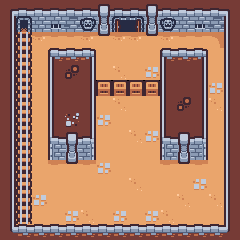

Rendered tile map (Tiled .tmx) drawn with the repository's tilesets; below, a short description and the full map source, tile grids included:
An orthogonal 15x15 tile map with 16x16 px tiles, 2 tile layers (Camada de Blocos 1, Camada de Blocos 2).

<map version="1.10" tiledversion="1.11.2" orientation="orthogonal" renderorder="right-down" width="15" height="15" tilewidth="16" tileheight="16" infinite="0" nextlayerid="3" nextobjectid="1">
 <editorsettings>
  <export target="../maps/first_floor.csv" format="csv" />
 </editorsettings>
 <tileset firstgid="1" source="tiles.tsx" />
 <layer id="1" name="Camada de Blocos 1" width="15" height="15">
  <data encoding="csv">
2,3,3,3,3,3,7,3,3,7,3,3,3,3,4,
14,10,41,29,15,20,19,23,24,19,20,41,29,15,16,
14,49,52,51,51,52,31,52,52,31,52,51,51,53,16,
14,49,49,5,27,6,49,49,49,49,5,27,6,49,16,
14,49,49,16,13,14,49,50,49,43,16,1,14,49,16,
14,49,49,16,1,14,64,64,64,64,16,1,14,43,16,
14,49,49,16,1,14,49,50,49,49,16,13,14,50,16,
14,49,49,16,25,14,43,49,49,49,16,1,14,49,16,
14,49,49,17,7,18,49,49,50,43,17,7,18,49,16,
14,49,49,58,19,60,49,49,49,49,58,19,60,49,16,
14,49,49,51,31,51,43,49,49,49,51,31,51,49,16,
14,49,49,49,49,49,49,49,50,49,49,49,43,49,16,
14,49,43,49,49,49,49,49,49,49,49,50,49,50,16,
14,49,49,49,43,50,49,43,49,43,50,49,49,49,16,
26,27,27,27,27,27,27,27,27,27,27,27,27,27,28
</data>
 </layer>
 <layer id="2" name="Camada de Blocos 2" width="15" height="15">
  <data encoding="csv">
0,0,0,0,0,0,0,0,0,0,0,0,0,0,0,
0,0,0,0,0,0,0,0,0,0,0,0,0,0,0,
0,82,0,0,0,0,0,0,0,0,0,0,0,0,0,
0,82,0,0,0,0,0,0,0,0,0,0,0,0,0,
0,82,0,0,0,0,0,0,0,0,0,0,0,0,0,
0,82,0,0,0,0,0,0,0,0,0,0,0,0,0,
0,82,0,0,0,0,0,0,0,0,0,0,0,0,0,
0,82,0,0,0,0,0,0,0,0,0,0,0,0,0,
0,82,0,0,0,0,0,0,0,0,0,0,0,0,0,
0,82,0,0,0,0,0,0,0,0,0,0,0,0,0,
0,82,0,0,0,0,0,0,0,0,0,0,0,0,0,
0,82,0,0,0,0,0,0,0,0,0,0,0,0,0,
0,82,0,0,0,0,0,0,0,0,0,0,0,0,0,
0,82,0,0,0,0,0,0,0,0,0,0,0,0,0,
0,0,0,0,0,0,0,0,0,0,0,0,0,0,0
</data>
 </layer>
</map>
